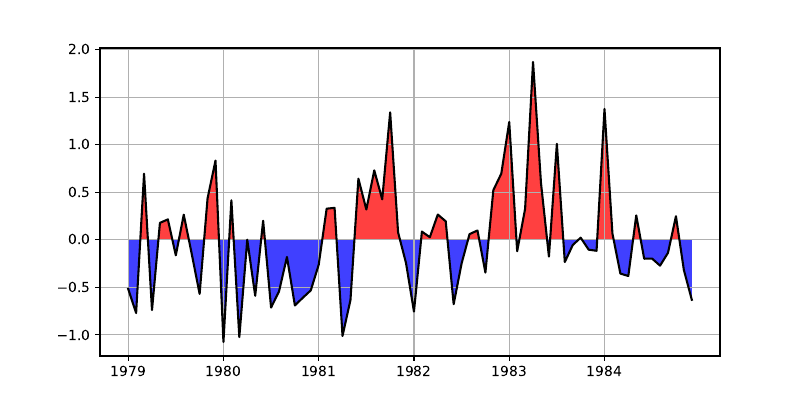

The script that saved this image:
import numpy as np
import matplotlib as mpl
import matplotlib.pyplot as plt
import sys
import os
import glob
import cftime


###############################################################################
##### Read in climate means
###############################################################################
# Climatology calculations are always based on comparisons of individual 
# intervals between different years. 
# If the interval we are interested in is 'month', we do compare the same 
# month between different years.
# If the interval we are interested in is 'day', we do compare the same 
# day between different years.
# etc.
# IN any case we do have to know how many intervals a year does cover. 
# For daily based calculation this usually is NoI=365, for monthly based 
# calculations this usually is NoI=12.
# However we could also handle summer months (JJA) only and do a monthly based
# calculation, in which case NoI=3 etc.!
meanInterval = 'month'
NoI = 12

try:
    intervalMean = np.load(f'../data/example_ClimateMeans/intervalMean_{meanInterval}.npy')
    intervalMean = np.ma.masked_where(intervalMean==-9999, intervalMean)
    print(f'np.min(intervalMean): {np.min(intervalMean)}')
    print(f'intervalMean.shape: {intervalMean.shape}')
    intervalTime = np.load(f'../data/example_ClimateMeans/intervalTime_{meanInterval}.npy', allow_pickle=True)
    print(f'intervalTime.dtype: {intervalTime.dtype}')
    clima = np.load(f'../data/example_ClimateMeans/climate_{meanInterval}.npy')
    clima = np.ma.masked_where(clima==-9999, clima)
    print(f'np.min(clima): {np.min(clima)}')
except FileNotFoundError:
    print(f'needed climateMeans files were not found: EXIT')
    sys.exit()

###############################################################################
##### CALCULATE ANOMALIES
###############################################################################
try:
    intervalAnomalyDomain = np.load(f'../data/example_ClimateMeans/IntervalyAnomalies_{meanInterval}.npy')
    #intervalAnomalyDomain = np.ma.masked_where(intervalAnomalyDomain==-9999, intervalAnomalyDomain)
    print(f'intervalAnomalyDomain.shape: {intervalAnomalyDomain.shape}')
    print(f'intervalAnomalyDomain.dtype: {intervalAnomalyDomain.dtype}')
except FileNotFoundError:
    intervalAnomalyDomain = np.empty(intervalMean.shape[0])
    for n, interval in enumerate(intervalMean):
        idx_interval = n%NoI
        intervalAnomalyDomain[n] = np.ma.mean(interval, dtype=float) - np.ma.mean(clima[idx_interval], dtype=float)
    #intervalAnomalyDomain = np.ma.masked_where(intervalAnomalyDomain==0, intervalAnomalyDomain)
    # dump anomalies
    with open(f'../data/example_ClimateMeans/IntervalyAnomalies_{meanInterval}.npy', 'wb') as f:
        np.save(f, intervalAnomalyDomain)
        #np.save(f, intervalAnomalyDomain.filled(fill_value=-9999))

###############################################################################
#### Plot stuff
###############################################################################
fig, ax = plt.subplots(figsize=(8,4))
# makes a grid on the background
ax.grid()
ax.plot(intervalAnomalyDomain, color='black')

labels_idx = np.arange(0,intervalTime.shape[0], NoI)
ax.set_xticks(labels_idx)
labels = [ cftime.datetime.strftime(item, '%Y') for item in intervalTime[labels_idx] ]
ax.set_xticklabels(labels)

x = np.arange(intervalAnomalyDomain.shape[0])
ax.fill_between(x, 0, intervalAnomalyDomain, where=intervalAnomalyDomain>0, facecolor='red', interpolate=True, alpha=0.75) 
ax.fill_between(x, 0, intervalAnomalyDomain, where=intervalAnomalyDomain<0, facecolor='blue', interpolate=True, alpha=0.75)
plt.savefig(f'./ex_CalcAnomalies.pdf') 
